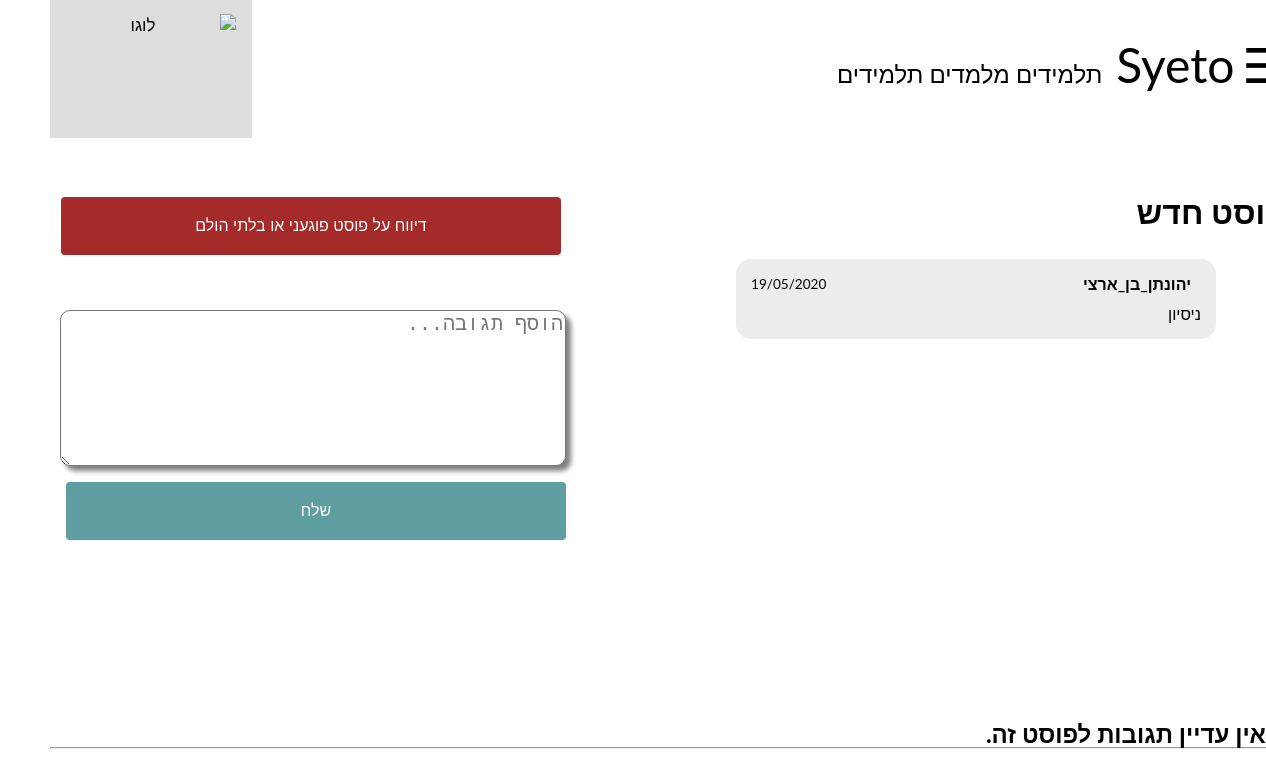
The app's page /post/C64ZWF6PL9 (signed in) with its own data.
### tables this page shows
CREATE TABLE "forum_posts" (
	"post_ID"	TEXT,
	"narrator"	TEXT,
	"topic"	TEXT,
	"content"	TEXT,
	"date"	TEXT,
	"comments_IDs"	TEXT
);

### Application.py (the view)
@app.route('/post/<post_id>')
def view_post(post_id):
    if DataBaseFunctions.post_is_deleted(post_id):
        if 'user' in session:
            if DataBaseFunctions.is_admin(session['user']):
                return render_template('view_post.html', post=DataBaseFunctions.get_post_object(post_id),
                                       post_id=post_id)
        return redirect('/forum_homepage')
    else:
        return render_template('view_post.html', post=DataBaseFunctions.get_post_object(post_id),
                                                   post_id=post_id)

### Application.py (called while the page is built)
@app.before_request
def update_lessons_offers():
    if 'user' in session:
        DataBaseFunctions.update_lessons_offers_that_have_passed(session['user'])
        DataBaseFunctions.update_lessons_offers_that_are_no_longer_relevant(session['user'])

@app.before_request
def update_last_login():
    if 'user' in session:
        DataBaseFunctions.update_last_login(session['user'])

@app.before_request
def update_lessons_requests_quantity():
    if 'user' in session:
        session['new_lessons_offers'] = DataBaseFunctions.number_of_lessons_requests(session['user'])
        session['new_messages'] = DataBaseFunctions.number_of_new_messages(session['user'])
        session['new_friend_requests'] = DataBaseFunctions.number_of_friend_requests(session['user'])
        session['lessons'] = DataBaseFunctions.number_of_lessons(session['user'])

### DataBaseFunctions.py (called while the page is built)
    @staticmethod # מחזיר מחרוזת המכילה את התאריך הנוכחי
    def get_date():
        import datetime
        date = str(datetime.datetime.now()).split(' ')[0]
        date = date.split('-')
        date.reverse()
        date = '/'.join(date)
        return date

    @staticmethod # מחזירה מחרוזת המכילה את השעה הנוכחית
    def get_time():
        import datetime
        date = str(datetime.datetime.now()).split(' ')[1]
        date=date.split(':')
        return (date[0]+':'+date[1])

    @staticmethod # #returns a Post object
    def get_post_object(post_id):
        from Post import Post
        conn = sqlite3.connect('database.db', timeout=2)
        post = conn.execute("select * from forum_posts where post_ID = ? ", (post_id,))
        for row in post:
            post = row
        if len(post[5]) == 0:
            comments=[]
        else:
            comments = DataBaseFunctions.get_all_comments_list(post[5].split(','))
        return Post(post_ID = post[0],
                    narrator = post[1],
                    topic = post[2],
                    content = post[3],
                    date = post[4],
                    comments = comments)

    @staticmethod # מחזירה אמת אם הפוסט מחוק (נמחק על ידי מנהלי המערכת)
    def post_is_deleted(post_id):
        conn = sqlite3.connect('database.db')
        deleted = conn.execute("select deleted from post_reports where post_ID=?", (post_id,))
        for row in deleted:
            if row[0] == 'yes':
                return True
            return False

### templates/view_post.html (shortened to what this page needs)
{% extends "registeredLayout.html" %}
{% block body %}
<h1 style="padding-right: 30px;"><b>{{post.topic}}</b></h1><br><br>
{% if session.is_admin %}
    <button class="comment_button" style="position: relative; right: 750px; bottom: 100px; background-color: #a52a2a;" onclick="location.href='/admin_options/delete_post/{{post_id}}'">מחק פוסט</button>
{% else %}
   <button class="comment_button" style="position: relative; right: 750px; bottom: 100px; background-color: #a52a2a;" onclick="location.href='#divModal'">דיווח על פוסט פוגעני או בלתי הולם</button>
{% endif %}
        <!DOCTYPE html>
        <html dir="rtl" lang="he">
        </html>
<form action="/post/comment_sent/{{post_id}}" method="post">
    <textarea class="comment_input" id="content" name="content" placeholder="הוסף תגובה..." required="required">{{content}}</textarea>
    <button type="submit" class="comment_button" style="right: 235px; bottom: 0px; background-color: #5F9EA0;"><span>שלח</span></button>
</form>
<br><br>
<br><br><br><br>
<div class="msg-bubble" style="right: 100px; bottom: 400px;">
    <div class="msg-info">
      <div class="msg-info-name">{{post.narrator}}</div>
      <div class="msg-info-time">{{post.date}}</div>
    </div>
    <div class="msg-text">
    </div>
  </div>
<hr>
{% if not post.comments %}
 <h2 style="position:relative; right: 50px; bottom: 50px;">אין עדיין תגובות לפוסט זה.</h2>
{% endif %}
{% endblock %}

### templates/view_post.html (style rules this page uses)
.comment_input { position: relative; right: 750px; bottom: 50px; height:150px; width: 500px; font-size: 20px; border-radius: 10px; box-shadow: 5px 5px 5px grey; }
.comment_button { position:relative; display: inline-block; border-radius: 4px; border: none; color: #FFFFFF; text-align: center; font-size: 16px; padding: 20px; width: 500px; transition: all 0.5s; cursor: pointer; margin: 5px; }
:root { --body-bg: linear-gradient(135deg, #f5f7fa 0%, #c3cfe2 100%); --msger-bg: #fff; --border: 2px solid #ddd; --left-msg-bg: #ececec; --right-msg-bg: #579ffb; }
.msg-bubble { position: relative; max-width: 450px; padding: 15px; border-radius: 15px; background: var(--left-msg-bg); }
.msg-info { display: flex; justify-content: space-between; align-items: center; margin-bottom: 10px; }
.msg-info-name { margin-right: 10px; font-weight: bold; }
.msg-info-time { font-size: 0.85em; }

### templates/generalLayout.html (style rules this page uses)
body { margin: 0; font-family: Arial, Helvetica, sans-serif; }
body { font-family: "Lato", sans-serif; }
body { padding: 0px; }

### records on screen
forum_posts: topic "פוסט חדש", narrator "יהונתן_בן_ארצי", date "19/05/2020"
